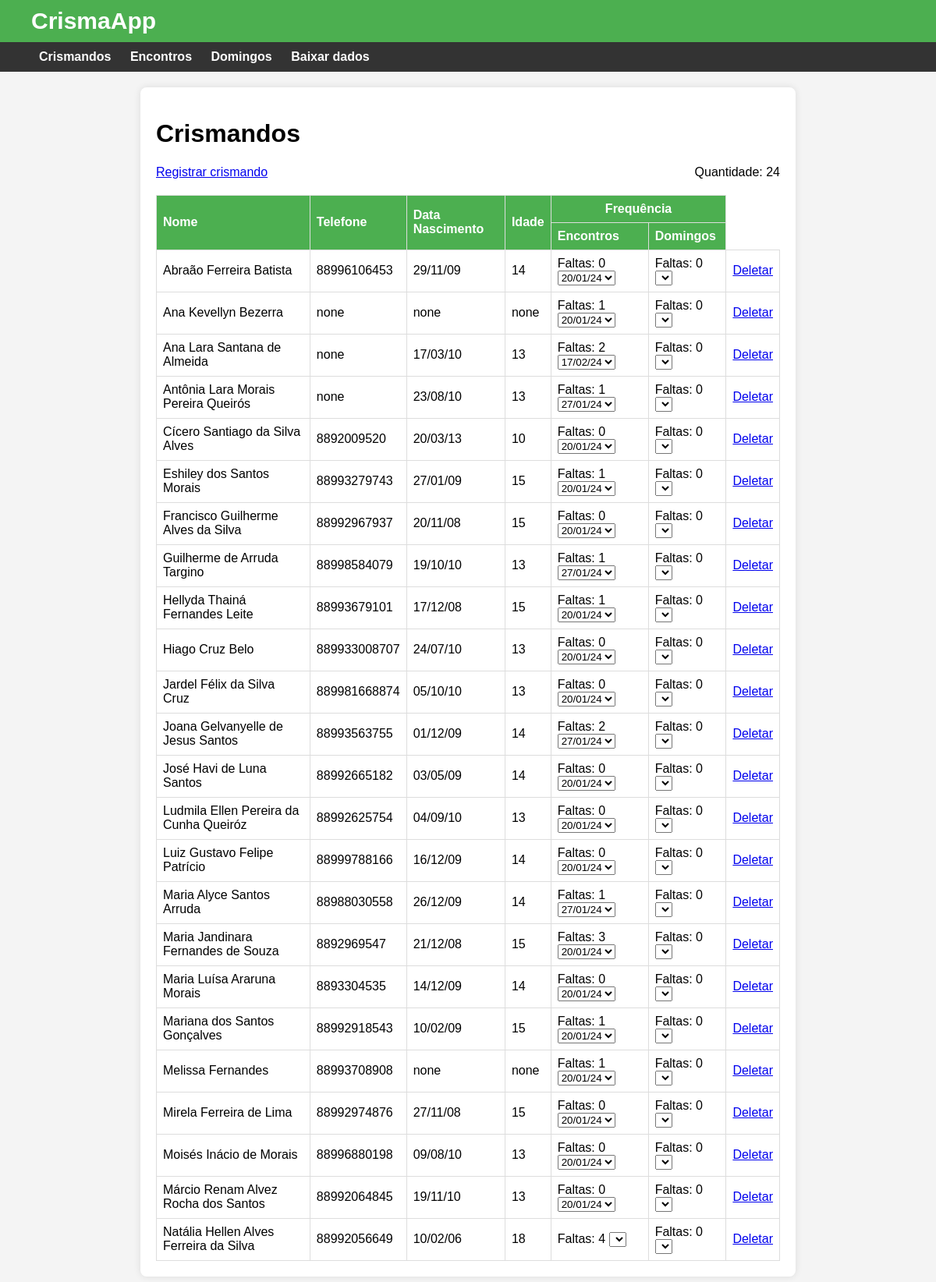
The page / (signed in) on the database its author committed.
### crismaapp/models.py (models this page shows)
class Crismando(Model):
    nome = CharField(unique=True)
    telefone = CharField()
    data_nasc = DateField(formats='%d/%m/%y')
    @property
    def idade(self):
        if self.data_nasc == 'none':
            return 'none'
        hoje = datetime.datetime.today()
        data = datetime.datetime.strptime(self.data_nasc, '%d/%m/%y')
        return (hoje - data).days//365
    class Meta:
        database = db

### crismaapp/routes.py (the view)
@app.route('/')
def mainpage():
    if not session.get('logged'):
        return redirect('/login')
    data = {}
    total_encontros = len(Encontro.select())
    total_domingos = len(Domingo.select())
    for crismando in sorted(Crismando.select(), key=lambda crismando: crismando.nome):
        e = FrequenciaEncontro.filter(crismando=crismando)
        d = FrequenciaDomingo.filter(crismando=crismando)
        data[crismando] = {
            "encontros": e,
            "domingos": d,
            "faltas_encontros": total_encontros - len(e),
            "faltas_domingos": total_domingos - len(d)
        }
    return render_template(
        'mainpage.html',
        data=data
    )

### templates/mainpage.html (shortened to what this page needs)
{% extends 'base.html' %}
{% block head %}
    <link rel="stylesheet" href="static/css/mainpage.css">
{% endblock %}
{% block content %}
<main>
    <h1>Crismandos</h1>
    <div class="separated">
        <a href="/crismando/novo">Registrar crismando</a>
        <text>Quantidade: {{ data|length}}</text>
    </div>
    <div class="table-container">
        <table style="overflow-x: auto;">
            <thead>
                <tr>
                    <th rowspan="2">Nome</th>
                    <th rowspan="2">Telefone</th>
                    <th rowspan="2">Data Nascimento</th>
                    <th rowspan="2">Idade</th>
                    <th colspan="2"> <center> Frequência </center></th>
                </tr>
                <tr>
                    <th> Encontros </th>
                    <th> Domingos </th>
                </tr>
            </thead>
            <tbody>
                {% for crismando, dados in data.items() %}
                    <tr>
                        <td>{{ crismando.nome }}</td>
                        <td>{{ crismando.telefone }}</td>
                        <td>{{ crismando.data_nasc }}</td>
                        <td>{{ crismando.idade }}</td>
                        <td>
                            Faltas: {{ dados.faltas_encontros }}
                            <select>
                                {% for registro in dados.encontros %}
                                    <option> {{ registro.encontro.data }}</option>
                                {% endfor %}
                            </select>
                        </td>
                        <td>
                            Faltas: {{ dados.faltas_domingos }}
                            <select>
                            </select>
                        </td>
                        <td><a href="/crismando/del/{{ crismando.id }}">Deletar</a>
                    </tr>
                {% endfor %}
            </tbody>
        </table>
    </div>
</main>
{% endblock %}

### templates/base.html (shortened to what this page needs)
<!DOCTYPE html>
<html lang="en">
<head>
    <link rel="stylesheet" href="/static/css/header.css">
    {% block head %} {% endblock %}
</head>
<body>
    <header>
        <div class="app-title">
            <strong>CrismaApp</strong>
        </div>
        <nav>
            <ul>
                <li><a href="/">Crismandos</a></li>
                <li><a href="/encontros">Encontros</a></li>
                <li><a href="/domingos">Domingos</a></li>
                <li><a href="/dados">Baixar dados</a></li>
            </ul>
        </nav>
    </header>
    {% block content %}{% endblock %}
</body>
</html>

### static/css/header.css (style rules this page uses)
.app-title { font-size: 30px; padding-top: 10px; padding-bottom: 10px; padding-left: 40px; background-color: #4CAF50; }
header { background-color: #333; color: #fff; }
nav { padding: 10px; }
nav ul { list-style-type: none; margin: 0; }
nav ul li { display: inline; margin-right: 20px; }
nav a { text-decoration: none; color: #fff; font-weight: bold; height: 100%; }

### static/css/mainpage.css (style rules this page uses)
body { font-family: Arial, sans-serif; margin: 0; padding: 0; background-color: #f4f4f4; }
main { max-width: 800px; margin: 20px auto; padding: 20px; background-color: #fff; border-radius: 8px; box-shadow: 0 0 10px rgba(0, 0, 0, 0.1); }
table { width: 100%; border-collapse: collapse; margin-top: 20px; }
.table-container { overflow-x: auto; }
th, td { border: 1px solid #ddd; padding: 8px; text-align: left; }
th { background-color: #4CAF50; color: white; }
.separated { display: flex; justify-content: space-between; }

### rows shown on the page
Crismando: nome "Abraão Ferreira Batista", telefone "88996106453", data_nasc "29/11/09", idade "14", faltas_encontros "0", faltas_domingos "0"
Crismando: nome "Ana Kevellyn Bezerra", telefone "none", data_nasc "none", idade "none", faltas_encontros "1", faltas_domingos "0"
Crismando: nome "Ana Lara Santana de Almeida", telefone "none", data_nasc "17/03/10", idade "13", faltas_encontros "2", faltas_domingos "0"
Crismando: nome "Antônia Lara Morais Pereira Queirós", telefone "none", data_nasc "23/08/10", idade "13", faltas_encontros "1", faltas_domingos "0"
Crismando: nome "Cícero Santiago da Silva Alves", telefone "8892009520", data_nasc "20/03/13", idade "10", faltas_encontros "0", faltas_domingos "0"
Crismando: nome "Eshiley dos Santos Morais", telefone "88993279743", data_nasc "27/01/09", idade "15", faltas_encontros "1", faltas_domingos "0"
Crismando: nome "Francisco Guilherme Alves da Silva", telefone "88992967937", data_nasc "20/11/08", idade "15", faltas_encontros "0", faltas_domingos "0"
Crismando: nome "Guilherme de Arruda Targino", telefone "88998584079", data_nasc "19/10/10", idade "13", faltas_encontros "1", faltas_domingos "0"
Crismando: nome "Hellyda Thainá Fernandes Leite", telefone "88993679101", data_nasc "17/12/08", idade "15", faltas_encontros "1", faltas_domingos "0"
Crismando: nome "Hiago Cruz Belo", telefone "889933008707", data_nasc "24/07/10", idade "13", faltas_encontros "0", faltas_domingos "0"
Crismando: nome "Jardel Félix da Silva Cruz", telefone "889981668874", data_nasc "05/10/10", idade "13", faltas_encontros "0", faltas_domingos "0"
Crismando: nome "Joana Gelvanyelle de Jesus Santos", telefone "88993563755", data_nasc "01/12/09", idade "14", faltas_encontros "2", faltas_domingos "0"
Crismando: nome "José Havi de Luna Santos", telefone "88992665182", data_nasc "03/05/09", idade "14", faltas_encontros "0", faltas_domingos "0"
Crismando: nome "Ludmila Ellen Pereira da Cunha Queiróz", telefone "88992625754", data_nasc "04/09/10", idade "13", faltas_encontros "0", faltas_domingos "0"
Crismando: nome "Luiz Gustavo Felipe Patrício", telefone "88999788166", data_nasc "16/12/09", idade "14", faltas_encontros "0", faltas_domingos "0"
Crismando: nome "Maria Alyce Santos Arruda", telefone "88988030558", data_nasc "26/12/09", idade "14", faltas_encontros "1", faltas_domingos "0"
Crismando: nome "Maria Jandinara Fernandes de Souza", telefone "8892969547", data_nasc "21/12/08", idade "15", faltas_encontros "3", faltas_domingos "0"
Crismando: nome "Maria Luísa Araruna Morais", telefone "8893304535", data_nasc "14/12/09", idade "14", faltas_encontros "0", faltas_domingos "0"
Crismando: nome "Mariana dos Santos Gonçalves", telefone "88992918543", data_nasc "10/02/09", idade "15", faltas_encontros "1", faltas_domingos "0"
Crismando: nome "Melissa Fernandes", telefone "88993708908", data_nasc "none", idade "none", faltas_encontros "1", faltas_domingos "0"
Crismando: nome "Mirela Ferreira de Lima", telefone "88992974876", data_nasc "27/11/08", idade "15", faltas_encontros "0", faltas_domingos "0"
Crismando: nome "Moisés Inácio de Morais", telefone "88996880198", data_nasc "09/08/10", idade "13", faltas_encontros "0", faltas_domingos "0"
Crismando: nome "Márcio Renam Alvez Rocha dos Santos", telefone "88992064845", data_nasc "19/11/10", idade "13", faltas_encontros "0", faltas_domingos "0"
Crismando: nome "Natália Hellen Alves Ferreira da Silva", telefone "88992056649", data_nasc "10/02/06", idade "18", faltas_encontros "4", faltas_domingos "0"

### other values the page prints
{{ data|length }} "24"
form field value "20/01/24"
form field value "17/02/24"
form field value "27/01/24"
